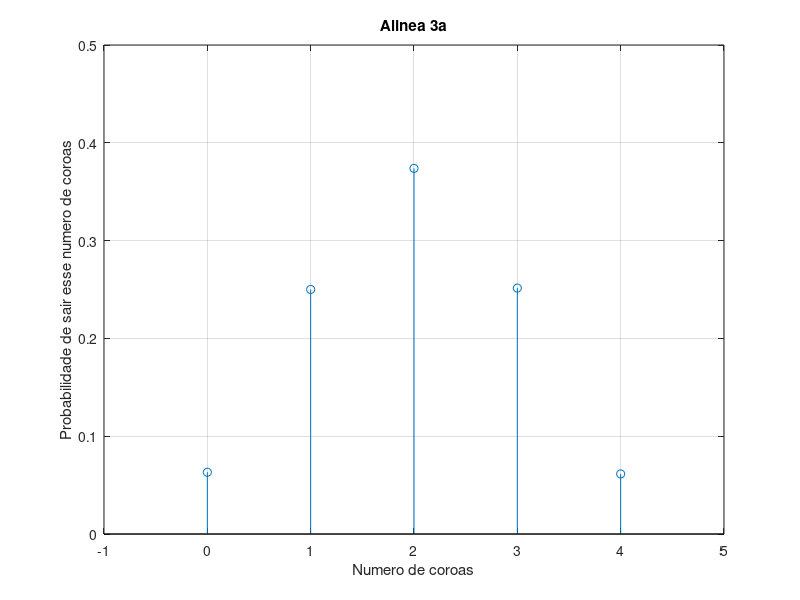

Source code (MATLAB):
N = 1e5;      %  num experiencias
n = 4;        %  num lançamentos 
i = 0:1:4


                %  X: Num de coroas observadas

tic
array   =  rand(n, N); % é o mesmo disto: ceil(rand(n,N) * m);
         % array de tamanho 2 com numeros de 0 a 1

% array de quantas vezes aconteceu cada numero de coroas
arrayProbs = [0 0 0 0 0];

for col=1:N

    % array de 0 e 1 dependendo se foi coroa ou não
    coroas = array(:,col) < 0.5;
    % numero de colunas 
    numCoroas = sum(coroas);

    arrayProbs(numCoroas + 1) = arrayProbs(numCoroas + 1) + 1;
end

PMassax = arrayProbs / N

stem(i, PMassax);
title('Alinea 3a');
xlabel('Numero de coroas');
ylabel('Probabilidade de sair esse numero de coroas');
axis([-1 5 0 0.5]);
grid on;
toc